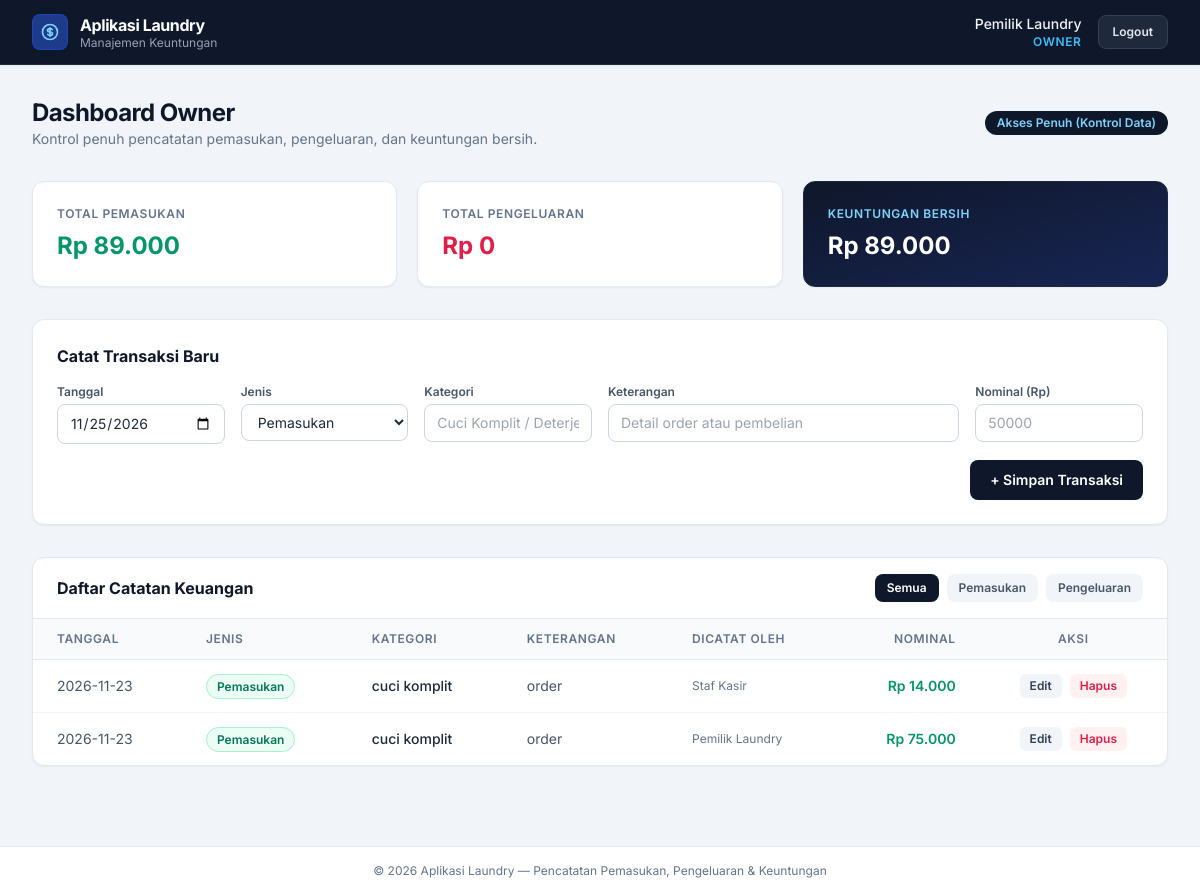
Page /owner (signed in) on the committed database.
### tables this page shows
CREATE TABLE transaksi (
            id INTEGER PRIMARY KEY AUTOINCREMENT,
            tanggal TEXT NOT NULL,
            jenis TEXT NOT NULL CHECK(jenis IN ('pemasukan', 'pengeluaran')),
            kategori TEXT NOT NULL,
            keterangan TEXT NOT NULL,
            nominal INTEGER NOT NULL,
            dicatat_oleh TEXT NOT NULL
        );

### app.py (the view)
@app.route("/owner")
@role_required("owner")
def dashboard_owner():
    filter_jenis = request.args.get("jenis", "semua")
    data = get_laporan_keuangan(filter_jenis)
    return render_template(
        "owner.html",
        **data,
        filter_jenis=filter_jenis,
        today=date.today().isoformat()
    )

### app.py (called while the page is built)
@app.template_filter("rupiah")
def format_rupiah(nilai):
    if nilai is None:
        return "Rp 0"
    nilai = int(nilai)
    if nilai < 0:
        return f"-Rp {abs(nilai):,}".replace(",", ".")
    return f"Rp {nilai:,}".replace(",", ".")

def role_required(*roles):
    def decorator(f):
        @wraps(f)
        def decorated_function(*args, **kwargs):
            if "user_id" not in session:
                flash("Silakan login terlebih dahulu.", "warning")
                return redirect(url_for("login"))
            if session.get("role") not in roles:
                flash("Anda tidak memiliki akses ke halaman tersebut.", "danger")
                return redirect(url_for("dashboard_redirect"))
            return f(*args, **kwargs)
        return decorated_function
    return decorator

### db.py (called while the page is built)
def get_db_connection():
    conn = sqlite3.connect(DB_NAME)
    conn.row_factory = sqlite3.Row
    return conn

### templates/owner.html (shortened to what this page needs)
{% extends "base.html" %}
{% block content %}
<div class="max-w-7xl mx-auto px-4 sm:px-6 lg:px-8 py-8 space-y-8">
    <div class="flex flex-col sm:flex-row sm:items-center sm:justify-between gap-2">
        <div>
            <h1 class="text-2xl font-bold text-slate-900 tracking-tight">Dashboard Owner</h1>
            <p class="text-sm text-slate-500">Kontrol penuh pencatatan pemasukan, pengeluaran, dan keuntungan bersih.</p>
        </div>
        <span class="inline-flex items-center px-3 py-1 rounded-full text-xs font-semibold bg-slate-900 text-sky-300 w-fit">
            Akses Penuh (Kontrol Data)
        </span>
    </div>
    <div class="grid grid-cols-1 md:grid-cols-3 gap-5">
        <div class="bg-white rounded-xl border border-slate-200 p-6 shadow-sm">
            <p class="text-xs font-semibold uppercase tracking-wider text-slate-500">Total Pemasukan</p>
            <p class="text-2xl font-bold text-emerald-600 mt-2">{{ total_pemasukan | rupiah }}</p>
        </div>
        <div class="bg-white rounded-xl border border-slate-200 p-6 shadow-sm">
            <p class="text-xs font-semibold uppercase tracking-wider text-slate-500">Total Pengeluaran</p>
            <p class="text-2xl font-bold text-rose-600 mt-2">{{ total_pengeluaran | rupiah }}</p>
        </div>
        <div class="bg-gradient-to-br from-slate-900 to-blue-950 rounded-xl border border-slate-800 p-6 shadow-sm text-white">
            <p class="text-xs font-semibold uppercase tracking-wider text-sky-300">Keuntungan Bersih</p>
            <p class="text-2xl font-bold mt-2 {% if keuntungan < 0 %}text-rose-400{% else %}text-white{% endif %}">
                {{ keuntungan | rupiah }}
            </p>
        </div>
    </div>
    <div class="bg-white rounded-xl border border-slate-200 shadow-sm p-6">
        <h2 class="text-base font-bold text-slate-900 mb-4">Catat Transaksi Baru</h2>
        <form method="POST" action="{{ url_for('tambah_transaksi') }}" class="grid grid-cols-1 md:grid-cols-6 gap-4">
            <div>
                <label class="block text-xs font-semibold text-slate-600 mb-1">Tanggal</label>
                <input type="date" name="tanggal" value="{{ today }}" required
                       class="w-full px-3 py-2 rounded-lg border border-slate-300 text-sm focus:outline-none focus:ring-2 focus:ring-slate-900">
            </div>
            <div>
                <label class="block text-xs font-semibold text-slate-600 mb-1">Jenis</label>
                <select name="jenis" required
                        class="w-full px-3 py-2 rounded-lg border border-slate-300 text-sm bg-white focus:outline-none focus:ring-2 focus:ring-slate-900">
                    <option value="pemasukan">Pemasukan</option>
                </select>
            </div>
            <div>
                <label class="block text-xs font-semibold text-slate-600 mb-1">Kategori</label>
                <input type="text" name="kategori" placeholder="Cuci Komplit / Deterjen" required
                       class="w-full px-3 py-2 rounded-lg border border-slate-300 text-sm focus:outline-none focus:ring-2 focus:ring-slate-900">
            </div>
            <div class="md:col-span-2">
                <label class="block text-xs font-semibold text-slate-600 mb-1">Keterangan</label>
                <input type="text" name="keterangan" placeholder="Detail order atau pembelian" required
                       class="w-full px-3 py-2 rounded-lg border border-slate-300 text-sm focus:outline-none focus:ring-2 focus:ring-slate-900">
            </div>
            <div>
                <label class="block text-xs font-semibold text-slate-600 mb-1">Nominal (Rp)</label>
                <input type="number" name="nominal" min="1" placeholder="50000" required
                       class="w-full px-3 py-2 rounded-lg border border-slate-300 text-sm focus:outline-none focus:ring-2 focus:ring-slate-900">
            </div>
            <div class="md:col-span-6 flex justify-end">
                <button type="submit"
                        class="px-5 py-2.5 rounded-lg bg-slate-900 hover:bg-blue-950 text-white text-sm font-semibold transition cursor-pointer">
                    + Simpan Transaksi
                </button>
            </div>
        </form>
    </div>
    <div class="bg-white rounded-xl border border-slate-200 shadow-sm overflow-hidden">
        <div class="px-6 py-4 border-b border-slate-200 flex flex-col sm:flex-row sm:items-center sm:justify-between gap-3">
            <h2 class="text-base font-bold text-slate-900">Daftar Catatan Keuangan</h2>
            <div class="flex items-center gap-2 text-xs font-semibold">
                <a href="{{ url_for('dashboard_owner', jenis='semua') }}"
                   class="px-3 py-1.5 rounded-lg transition {% if filter_jenis == 'semua' %}bg-slate-900 text-white{% else %}bg-slate-100 text-slate-600 hover:bg-slate-200{% endif %}">
                    Semua
                </a>
                <a href="{{ url_for('dashboard_owner', jenis='pemasukan') }}"
                   class="px-3 py-1.5 rounded-lg transition {% if filter_jenis == 'pemasukan' %}bg-emerald-600 text-white{% else %}bg-slate-100 text-slate-600 hover:bg-slate-200{% endif %}">
                    Pemasukan
                </a>
                <a href="{{ url_for('dashboard_owner', jenis='pengeluaran') }}"
                   class="px-3 py-1.5 rounded-lg transition {% if filter_jenis == 'pengeluaran' %}bg-rose-600 text-white{% else %}bg-slate-100 text-slate-600 hover:bg-slate-200{% endif %}">
                    Pengeluaran
                </a>
            </div>
        </div>
        <div class="overflow-x-auto">
            <table class="w-full text-left border-collapse">
                <thead>
                    <tr class="bg-slate-50 border-b border-slate-200 text-xs uppercase tracking-wider text-slate-500">
                        <th class="px-6 py-3 font-semibold">Tanggal</th>
                        <th class="px-6 py-3 font-semibold">Jenis</th>
                        <th class="px-6 py-3 font-semibold">Kategori</th>
                        <th class="px-6 py-3 font-semibold">Keterangan</th>
                        <th class="px-6 py-3 font-semibold">Dicatat Oleh</th>
                        <th class="px-6 py-3 font-semibold text-right">Nominal</th>
                        <th class="px-6 py-3 font-semibold text-center">Aksi</th>
                    </tr>
                </thead>
                <tbody class="divide-y divide-slate-100 text-sm">
                    {% for item in transaksi %}
                    <tr class="hover:bg-slate-50/80 transition">
                        <td class="px-6 py-3.5 text-slate-600 whitespace-nowrap">{{ item.tanggal }}</td>
                        <td class="px-6 py-3.5 whitespace-nowrap">
                            {% if item.jenis == 'pemasukan' %}
                                <span class="px-2.5 py-1 rounded-full text-xs font-semibold bg-emerald-50 text-emerald-700 border border-emerald-200">Pemasukan</span>
                            {% else %}
                                <span class="px-2.5 py-1 rounded-full text-xs font-semibold bg-rose-50 text-rose-700 border border-rose-200">Pengeluaran</span>
                            {% endif %}
                        </td>
                        <td class="px-6 py-3.5 font-medium text-slate-800">{{ item.kategori }}</td>
                        <td class="px-6 py-3.5 text-slate-600">{{ item.keterangan }}</td>
                        <td class="px-6 py-3.5 text-slate-500 text-xs">{{ item.dicatat_oleh }}</td>
                        <td class="px-6 py-3.5 text-right font-semibold whitespace-nowrap {% if item.jenis == 'pemasukan' %}text-emerald-600{% else %}text-rose-600{% endif %}">
                            {{ item.nominal | rupiah }}
                        </td>
                        <td class="px-6 py-3.5 text-center whitespace-nowrap">
                            <div class="inline-flex items-center gap-2">
                                <button type="button"
                                        onclick="bukaModalEdit(this)"
                                        data-id="{{ item.id }}"
                                        data-tanggal="{{ item.tanggal }}"
                                        data-jenis="{{ item.jenis }}"
                                        data-kategori="{{ item.kategori }}"
                                        data-keterangan="{{ item.keterangan }}"
                                        data-nominal="{{ item.nominal }}"
                                        class="px-2.5 py-1 rounded-md text-xs font-semibold bg-slate-100 hover:bg-slate-900 text-slate-700 hover:text-white transition cursor-pointer">
                                    Edit
                                </button>
                                <form method="POST" action="{{ url_for('hapus_transaksi', id=item.id) }}"
                                      onsubmit="return confirm('Yakin ingin menghapus catatan transaksi ini?');">
                                    <button type="submit"
                                            class="px-2.5 py-1 rounded-md text-xs font-semibold bg-rose-50 hover:bg-rose-600 text-rose-600 hover:text-white transition cursor-pointer">
                                        Hapus
                                    </button>
                                </form>
                            </div>
                        </td>
                    </tr>
                    {% else %}
                    <tr>
                        <td colspan="7" class="px-6 py-10 text-center text-slate-400">Belum ada data transaksi.</td>
                    </tr>
                    {% endfor %}
                </tbody>
            </table>
        </div>
    </div>
</div>
{% endblock %}

### templates/base.html (shortened to what this page needs)
<!DOCTYPE html>
<html lang="id">
<head>
    <script src="https://cdn.tailwindcss.com"></script>
</head>
<body class="bg-slate-100 text-slate-800 min-h-screen flex flex-col">
    {% if session.get('user_id') %}
    <nav class="bg-slate-900 border-b border-slate-800 text-white shadow-sm">
        <div class="max-w-7xl mx-auto px-4 sm:px-6 lg:px-8">
            <div class="flex justify-between items-center h-16">
                <a href="{{ url_for('dashboard_redirect') }}" class="flex items-center gap-3">
                    <div class="w-9 h-9 rounded-lg bg-blue-900 border border-blue-700/60 flex items-center justify-center text-sky-300">
                    </div>
                    <div>
                        <span class="font-bold tracking-tight text-base block leading-tight">Aplikasi Laundry</span>
                        <span class="text-xs text-slate-400 block leading-tight">Manajemen Keuntungan</span>
                    </div>
                </a>
                <div class="flex items-center gap-4">
                    <div class="hidden sm:flex flex-col text-right">
                        <span class="text-sm font-medium text-slate-100">{{ session.get('nama') }}</span>
                        <span class="text-xs uppercase tracking-wider font-semibold text-sky-400">
                            {{ session.get('role') }}
                        </span>
                    </div>
                    <a href="{{ url_for('logout') }}"
                       class="px-3.5 py-2 rounded-lg text-xs font-semibold bg-slate-800 hover:bg-rose-600 text-slate-200 hover:text-white border border-slate-700 hover:border-rose-500 transition">
                        Logout
                    </a>
                </div>
            </div>
        </div>
    </nav>
    {% endif %}
    <main class="flex-1">
        {% block content %}{% endblock %}
    </main>
    {% if session.get('user_id') %}
    <footer class="border-t border-slate-200 bg-white mt-12">
        <div class="max-w-7xl mx-auto px-4 sm:px-6 lg:px-8 py-4 text-center text-xs text-slate-500">
            &copy; 2026 Aplikasi Laundry &mdash; Pencatatan Pemasukan, Pengeluaran &amp; Keuntungan
        </div>
    </footer>
    {% endif %}
</body>
</html>

### templates/base.html (style rules this page uses)
body { font-family: 'Inter', sans-serif; }

### rows in the picture
transaksi: get "Pemilik Laundry", tanggal "2026-11-23", jenis "Pemasukan", kategori "cuci komplit", keterangan "order", dicatat_oleh "Pemilik Laundry", nominal|rupiah "Rp 75.000"
transaksi: tanggal "2026-11-23", jenis "Pemasukan", kategori "cuci komplit", keterangan "order", dicatat_oleh "Staf Kasir", nominal|rupiah "Rp 14.000"

### other values in the picture
{{ session.get('role') }} "OWNER"
{{ total_pemasukan | rupiah }} "Rp 89.000"
{{ total_pengeluaran | rupiah }} "Rp 0"
{{ keuntungan | rupiah }} "Rp 89.000"
